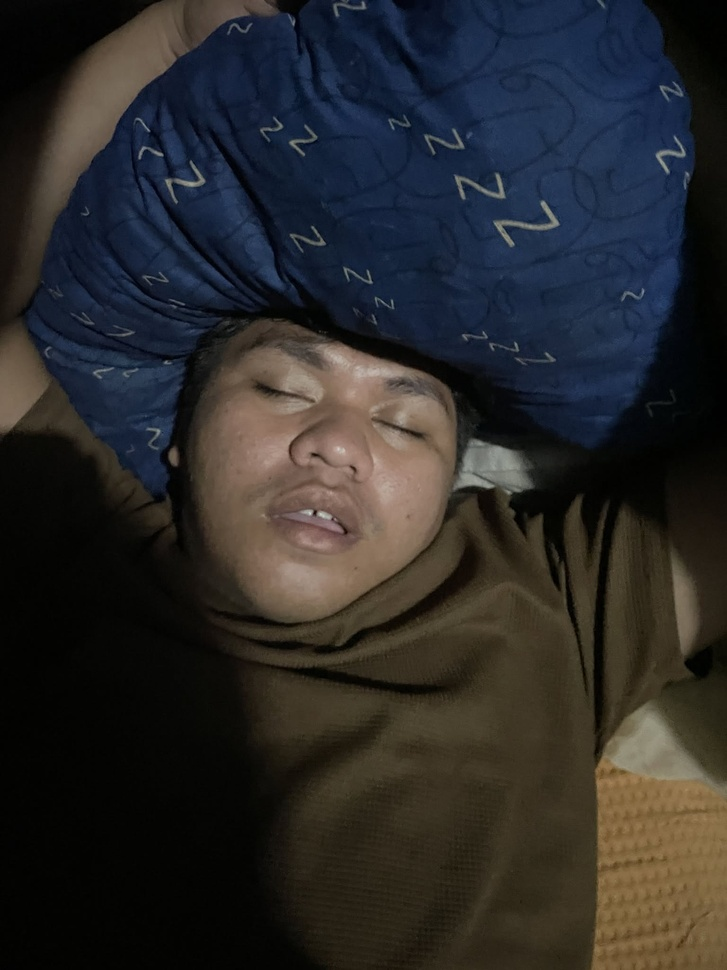
#> input picture Resources/Photos/bading.jpg, 727 x 970 px, shrunk from 1536 x 2048 before the run
$ python thresh.py
#> lines starting #> are read from the running program, lines starting #| are printed output that depends on the picture; after the words box and inside, x2 and y2 are one past the last pixel; in counts of white or black regions, pixels touching at a corner belong together
#pylint:disable=no-member

import cv2 as cv

img = cv.imread('../Resources/Photos/bading.jpg')
#> img is the input picture: shape (970, 727, 3); mean B, G, R 41.2, 41.2, 42
cv.imshow('Cats', img)

gray = cv.cvtColor(img, cv.COLOR_BGR2GRAY)
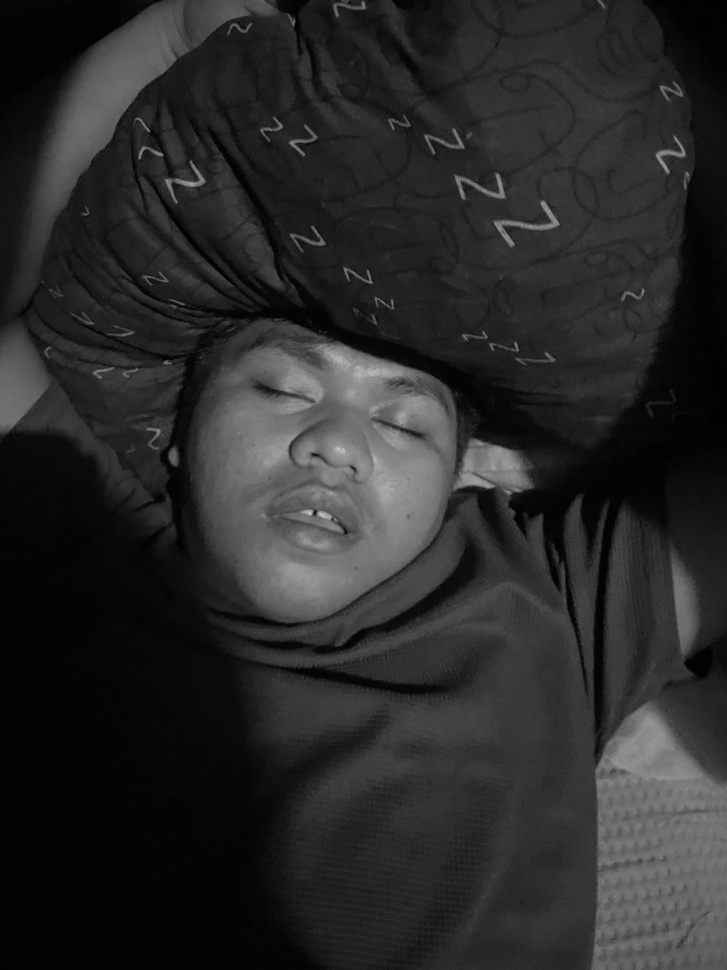
#> gray: shape (970, 727); min 0, max 213, mean 41.5
cv.imshow('Gray', gray)

# Simple Thresholding
threshold, thresh = cv.threshold(gray, 150, 255, cv.THRESH_BINARY )
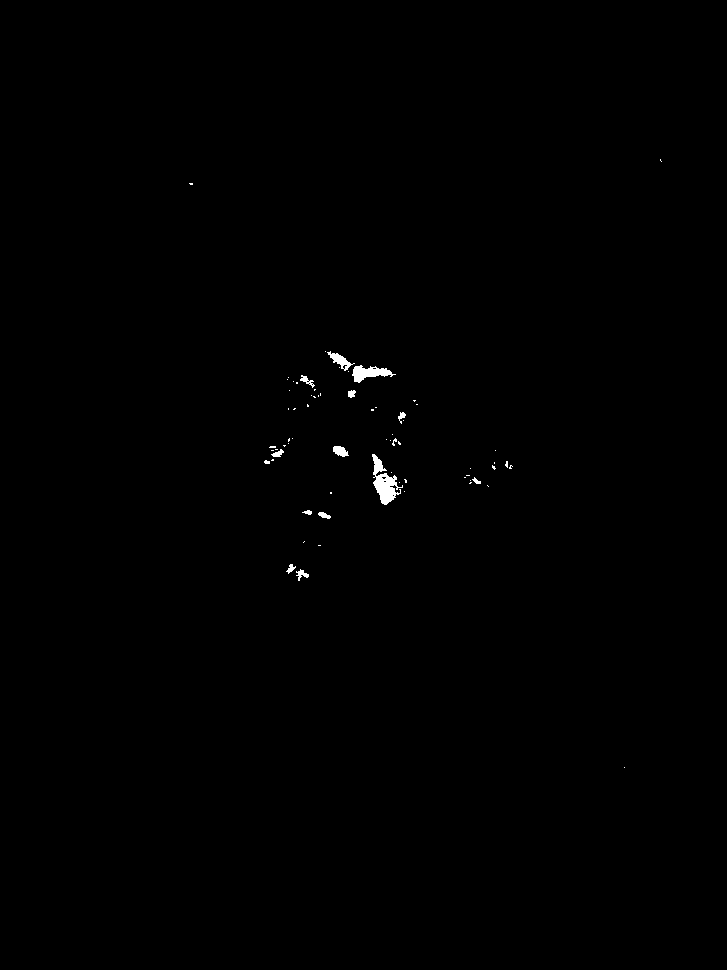
#> thresh: shape (970, 727); 0.29% white; 69 white regions (56 under 20 px), largest, box (x1, y1, x2, y2) and area: (372, 454, 403, 505) 676, (352, 365, 396, 383) 392, (327, 351, 355, 371) 193
cv.imshow('Simple Thresholded', thresh)

threshold, thresh_inv = cv.threshold(gray, 150, 255, cv.THRESH_BINARY_INV )
cv.imshow('Simple Thresholded Inverse', thresh_inv)

# Adaptive Thresholding
adaptive_thresh = cv.adaptiveThreshold(gray, 255, cv.ADAPTIVE_THRESH_GAUSSIAN_C, cv.THRESH_BINARY_INV, 11, 9)
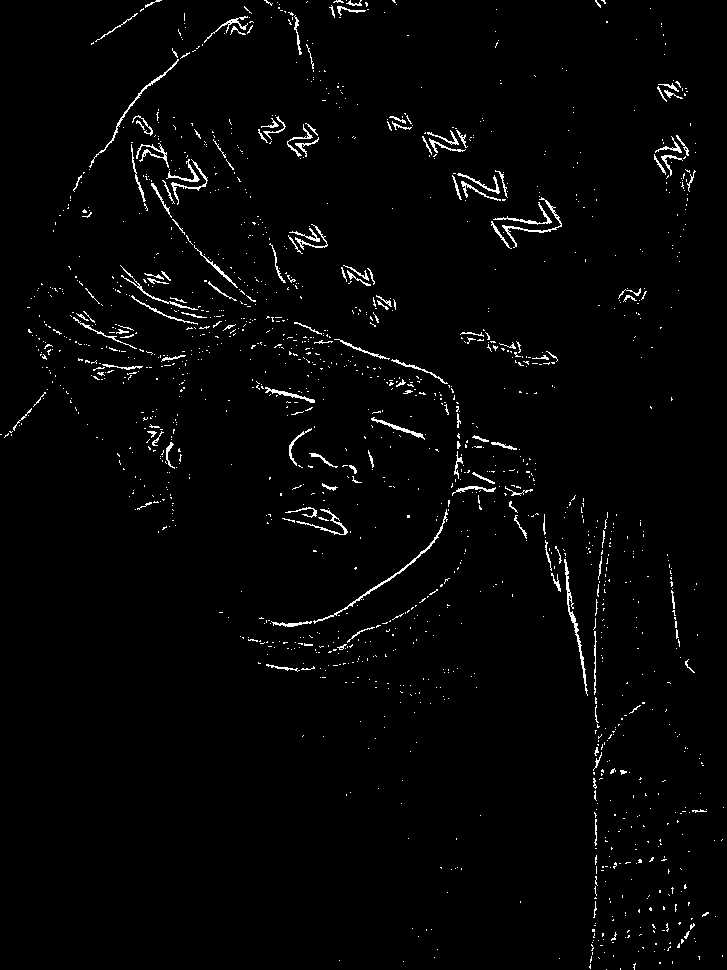
#> adaptive_thresh: shape (970, 727); 2% white in thin lines or dots
cv.imshow('Adaptive Thresholding', adaptive_thresh)

cv.waitKey(0)

$ run again, with Resources/Photos/iyan.jpg copied over Resources/Photos/bading.jpg
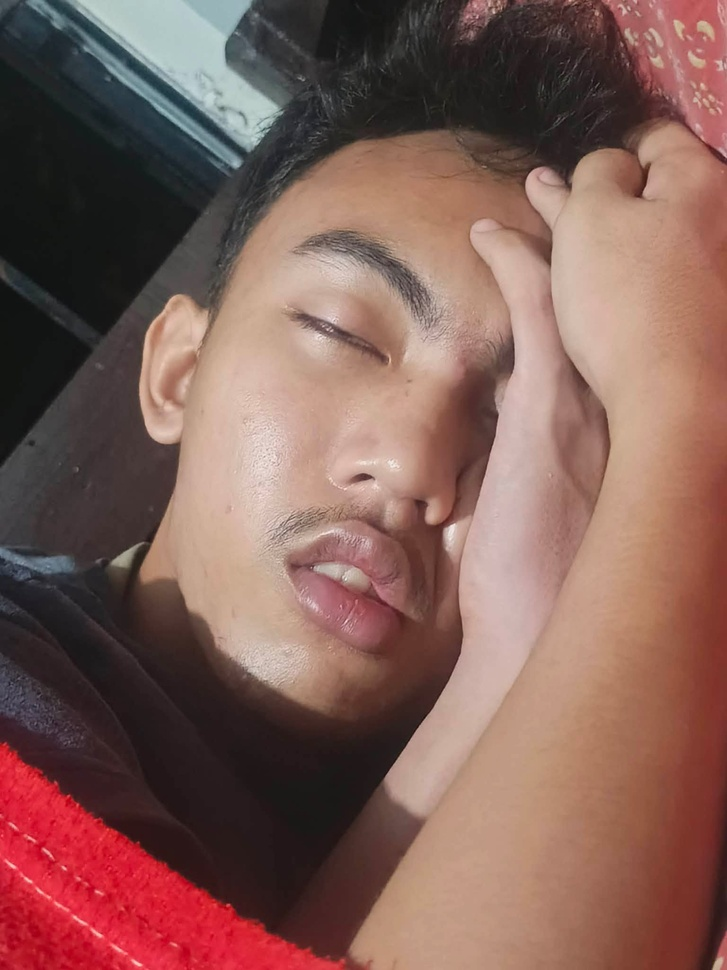
#> input picture Resources/Photos/iyan.jpg, 727 x 970 px, shrunk from 1536 x 2048 before the run
#> img is the input picture: shape (970, 727, 3); mean B, G, R 87.4, 95, 130.2
#> `threshold, thresh = cv.threshold(gray, 150, 255, cv.THRESH_BINARY )`:
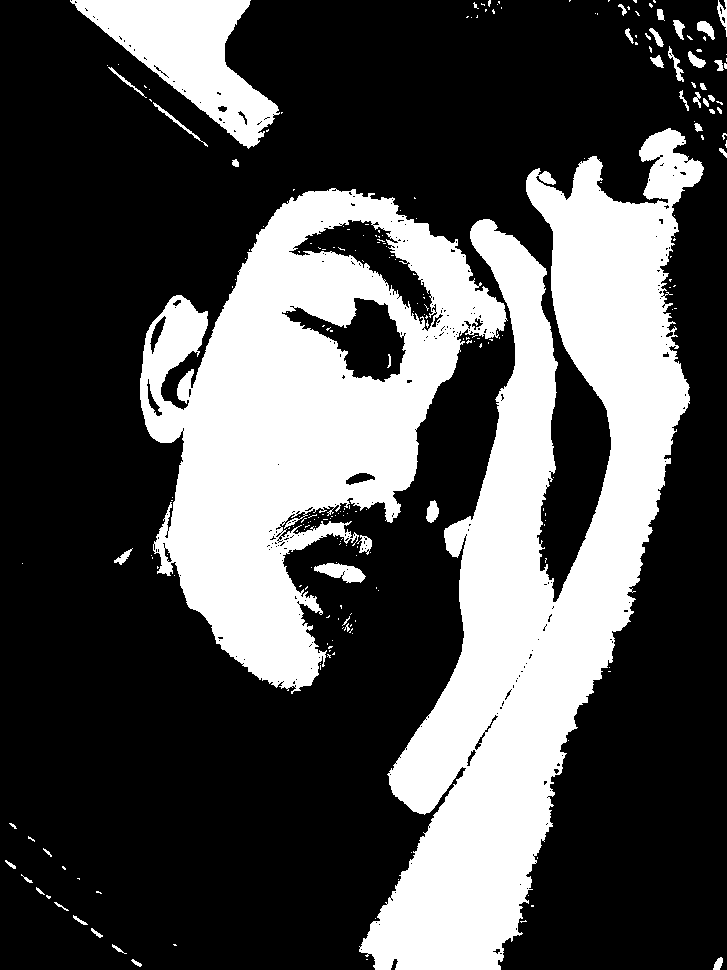
#> thresh: shape (970, 727); 31.4% white; 244 white regions (201 under 20 px), largest, box (x1, y1, x2, y2) and area: (359, 128, 704, 970) 116066, (140, 188, 508, 694) 87625, (70, 0, 280, 149) 13349
#> `adaptive_thresh = cv.adaptiveThreshold(gray, 255, cv.ADAPTIVE_THRESH_G..`:
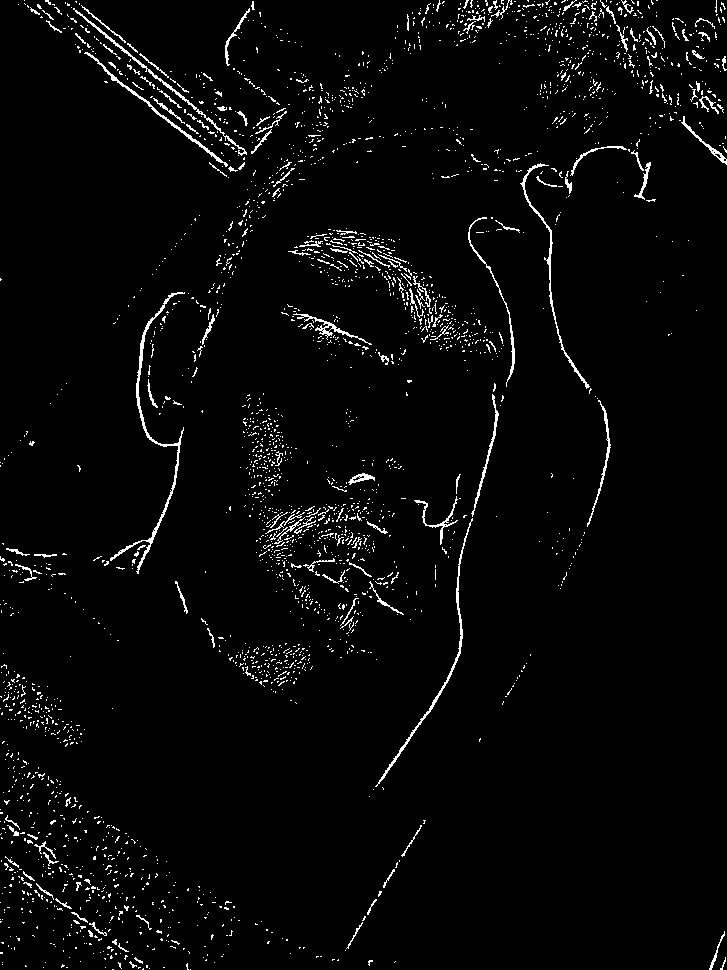
#> adaptive_thresh: shape (970, 727); 3% white in thin lines or dots
